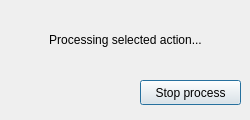
<?xml version="1.0" encoding="UTF-8"?>
<ui version="4.0">
 <class>Dialog</class>
 <widget class="QDialog" name="Dialog">
  <property name="geometry">
   <rect>
    <x>0</x>
    <y>0</y>
    <width>250</width>
    <height>120</height>
   </rect>
  </property>
  <property name="minimumSize">
   <size>
    <width>250</width>
    <height>120</height>
   </size>
  </property>
  <property name="maximumSize">
   <size>
    <width>250</width>
    <height>120</height>
   </size>
  </property>
  <property name="windowTitle">
   <string>Process</string>
  </property>
  <widget class="QPushButton" name="stop_button">
   <property name="geometry">
    <rect>
     <x>140</x>
     <y>80</y>
     <width>101</width>
     <height>25</height>
    </rect>
   </property>
   <property name="text">
    <string>Stop process</string>
   </property>
  </widget>
  <widget class="QLabel" name="label">
   <property name="geometry">
    <rect>
     <x>30</x>
     <y>30</y>
     <width>191</width>
     <height>20</height>
    </rect>
   </property>
   <property name="text">
    <string>Processing selected action...</string>
   </property>
   <property name="alignment">
    <set>Qt::AlignCenter</set>
   </property>
  </widget>
 </widget>
 <resources/>
 <connections/>
</ui>
